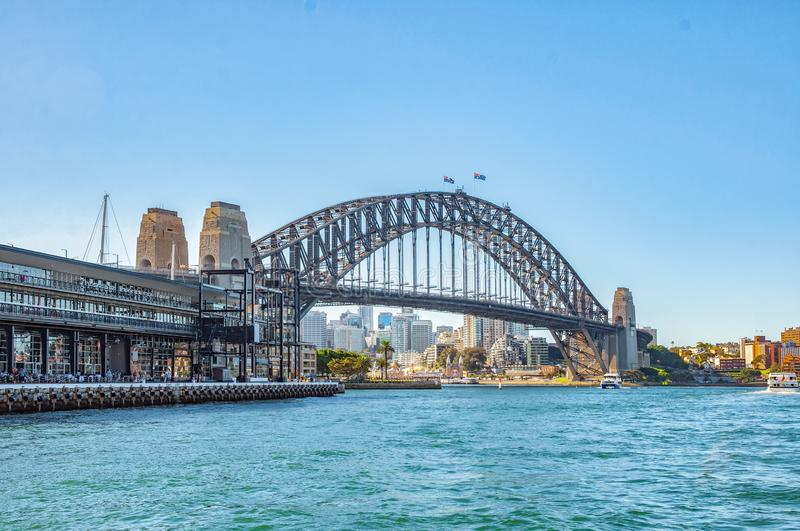
#> input picture Missao_02/Capitulo_02/ponte.jpg, 800 x 531 px
$ python Codigo_02.py
#> lines starting #> are read from the running program, lines starting #| are printed output that depends on the picture
#importação do OpenCV
import cv2
#leitura da imagem
imagem = cv2.imread('ponte.jpg')
#> imagem is the input picture: shape (531, 800, 3); mean B, G, R 195.1, 169, 126
#laços que percorrem as linhas e colunas
for y in range(0, imagem.shape[0]):
    for x in range(0, imagem.shape[1]):
        #substituição dos valores dos canais do pixel
        imagem[y, x] = (255,0,0)
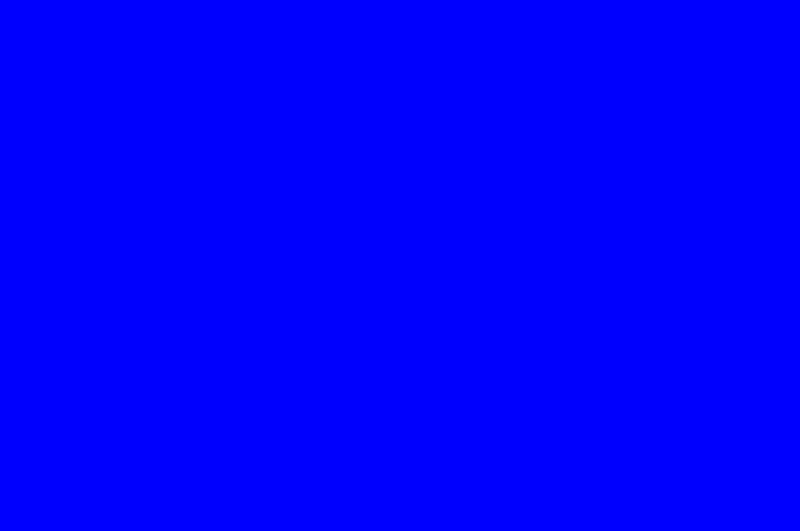
#> imagem: shape (531, 800, 3); mean B, G, R 255, 0, 0
#vizualização da imagem modificada
cv2.imshow("Imagem modificada", imagem)
cv2.waitKey(0)
